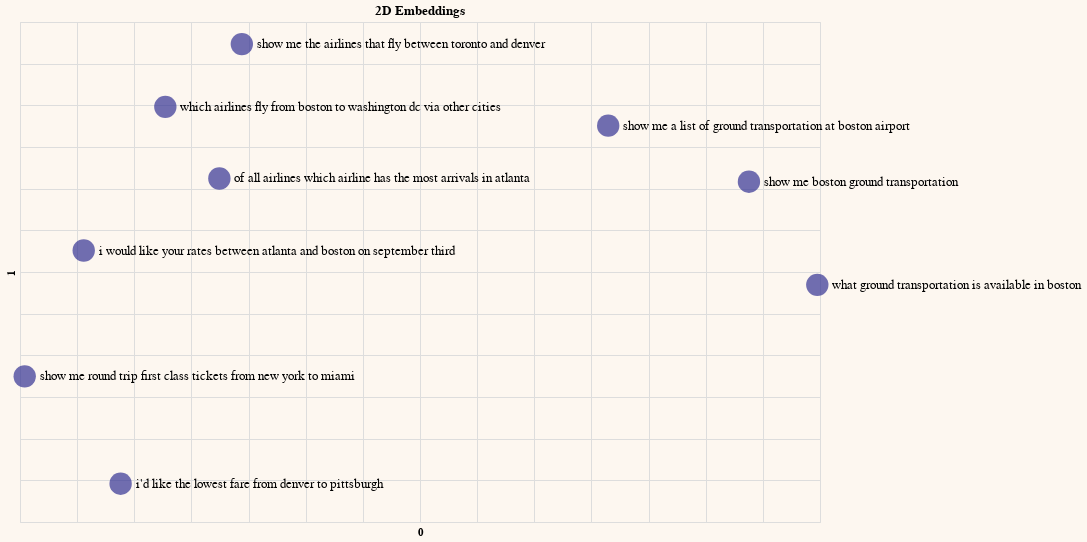

Write notebook code for a chart like this one.
### Code cell
# Reduce embeddings to 2 principal components to aid visualization
embeds_pc2 = get_pc(embeds, 2)

# Add the principal components to dataframe
df_pc2 = pd.concat([df, pd.DataFrame(embeds_pc2)], axis=1)

# Plot the 2D embeddings on a chart
df_pc2.columns = df_pc2.columns.astype(str)
generate_chart(df_pc2.iloc[:sample],'0','1',title='2D Embeddings')

### Figure 1 — Vega-Lite specification as saved in the notebook (floating-point values rounded to 4 significant figures; data arrays with more than 128 entries replaced by an {"elided": "..."} marker saying what was removed)
{"config": {"view": {"continuousWidth": 300, "continuousHeight": 300}, "background": "#FDF7F0", "legend": {"labelFontSize": 18, "orient": "bottom", "titleFontSize": 18}}, "layer": [{"mark": {"type": "circle", "size": 500}, "encoding": {"color": {"value": "#333293"}, "tooltip": [{"field": "query", "type": "nominal"}], "x": {"axis": {"domain": false, "labels": false, "ticks": false}, "field": "0", "scale": {"zero": false}, "type": "quantitative"}, "y": {"axis": {"domain": false, "labels": false, "ticks": false}, "field": "1", "scale": {"zero": false}, "type": "quantitative"}}}, {"mark": {"type": "text", "align": "left", "baseline": "middle", "color": "black", "dx": 15, "size": 13}, "encoding": {"color": {"value": "black"}, "text": {"field": "query", "type": "nominal"}, "tooltip": [{"field": "query", "type": "nominal"}], "x": {"axis": {"domain": false, "labels": false, "ticks": false}, "field": "0", "scale": {"zero": false}, "type": "quantitative"}, "y": {"axis": {"domain": false, "labels": false, "ticks": false}, "field": "1", "scale": {"zero": false}, "type": "quantitative"}}}], "data": {"name": "data-cf868b5e7c32304293d53d240d230823"}, "height": 500, "title": "2D Embeddings", "width": 800, "$schema": "https://vega.github.io/schema/vega-lite/v5.16.3.json", "datasets": {"data-cf868b5e7c32304293d53d240d230823": [{"query": " which airlines fly from boston to washington dc via other cities", "query_embeds": {"elided": "1024 float values"}, "0": -0.07283, "1": 0.2482}, {"query": " show me the airlines that fly between toronto and denver", "query_embeds": {"elided": "1024 float values"}, "0": -0.005895, "1": 0.3235}, {"query": " show me round trip first class tickets from new york to miami", "query_embeds": {"elided": "1024 float values"}, "0": -0.1959, "1": -0.07522}, {"query": " i'd like the lowest fare from denver to pittsburgh", "query_embeds": {"elided": "1024 float values"}, "0": -0.112, "1": -0.204}, {"query": " show me a list of ground transportation at boston airport", "query_embeds": {"elided": "1024 float values"}, "0": 0.3147, "1": 0.2256}, {"query": " show me boston ground transportation", "query_embeds": {"elided": "1024 float values"}, "0": 0.4378, "1": 0.1584}, {"query": " of all airlines which airline has the most arrivals in atlanta", "query_embeds": {"elided": "1024 float values"}, "0": -0.02555, "1": 0.1622}, {"query": " what ground transportation is available in boston", "query_embeds": {"elided": "1024 float values"}, "0": 0.4976, "1": 0.03462}, {"query": " i would like your rates between atlanta and boston on september third", "query_embeds": {"elided": "1024 float values"}, "0": -0.1442, "1": 0.07579}]}}
